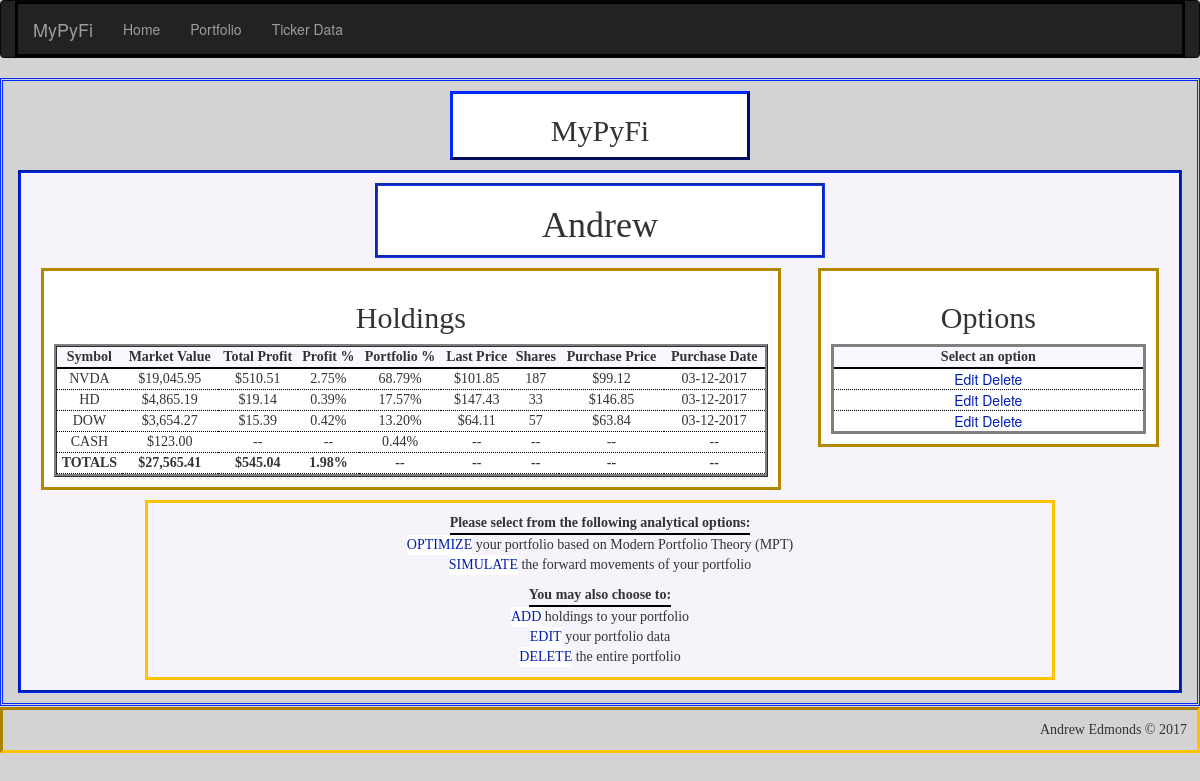
Page /portfolio/Andrew on the committed database.
### app/models.py (models this page shows, shortened)
class Portfolio(db.Model):
    __tablename__ = 'portfolios'
    id = db.Column(db.Integer, primary_key=True, autoincrement=True)
    name = db.Column(db.String(25), unique=True)    # name of portfolio
    cash = db.Column(db.Float)                      # cash holdings within portfolio
    market_value = db.Column(db.Float)              # market value of all holdings + cash
    total_profit = db.Column(db.Float)              # total profits of all holdings
    invested = db.Column(db.Float)                  # total amount invested into holdings - excludes cash holding
    profit_percent = db.Column(db.Float)            # percent return on current amount invested - excludes cash holding
    num_holdings = db.Column(db.Integer)            # total number of holdings in portfolio - excludes cash holding
    holdings = db.relationship('Holding', backref='portfolio', lazy='dynamic')

class Holding(db.Model):
    __tablename__ = 'holdings'
    id = db.Column(db.Integer, primary_key=True, autoincrement=True)
    symbol = db.Column(db.String(6))            # stock symbol
    shares = db.Column(db.Integer)              # number of shares held
    market_value = db.Column(db.Float)          # market value of holding
    purch_date = db.Column(db.Date)             # date holding was purchased
    purch_price = db.Column(db.Float)           # share price on purchase date
    last_price = db.Column(db.Float)            # most recent price from pandas_dataframe module
    total_profit = db.Column(db.Float)          # total profits of holding ($)
    profit_percent = db.Column(db.Float)        # percent profit based on initial amount invested
    portfolio_percent = db.Column(db.Float)     # percent holding makes up of overall portfolio
    last_updated = db.Column(db.String)         # date holding's last_price attribute was updated
    portfolio_id = db.Column(db.Integer, db.ForeignKey('portfolios.id'))

### app/main/views.py (the view)
@main.route('/portfolio/<name>', methods=['GET', 'POST'])
def portfolio(name):
    portfolio = Portfolio.query.filter_by(name=name).first()
    if portfolio is None:
        abort(404)
    else:
        session['portfolio'] = str(portfolio.name)
    holding_data = portfolio.holdings.order_by(Holding.portfolio_percent.desc()).all()
    return render_template('portfolio/portfolio.html', name=name, holding_data=holding_data, cash=portfolio.cash)

### app/templates/portfolio/portfolio.html (shortened to what this page needs)
{% extends "base-detailed.html" %}
{% import "bootstrap/wtf.html" as wtf %}
{% block page_title %}
<h2>
    <center>MyPyFi</center>
</h2>
{% endblock %}
{% block main_title %}
<h1>{{ name }}</h1>
{% endblock %}
{% block main_focus %}
{% if not holding_data|count > 0 %}
<h1>
    <center>No Holdings Found!</center>
</h1>
<p>
<center>There are no holdings saved in the portfolio {{ name }}</center></p>
{% else %}
<h2>
    <center>Holdings</center>
</h2>
<table style="width:100%" id="portfolio_table">
    <tr>
        <th>
            <center>Symbol</center>
        </th>
        <th>
            <center>Market Value</center>
        </th>
        <th>
            <center>Total Profit</center>
        </th>
        <th>
            <center>Profit %</center>
        </th>
        <th>
            <center>Portfolio %</center>
        </th>
        <th>
            <center>Last Price</center>
        </th>
        <th>
            <center>Shares</center>
        </th>
        <th>
            <center>Purchase Price</center>
        </th>
        <th>
            <center>Purchase Date</center>
        </th>
    </tr>
    {% for holding in holding_data %}
    <tr>
        <td>
            <center>{{ holding["symbol"] | upper }}</center>
        </td>
        <td>
            <center>{{ "${:,.2f}".format(holding["last_price"]*holding["shares"]) }}</center>
        </td>
        <td>
            <center>{{ "${:,.2f}".format(holding["total_profit"]) }}</center>
        </td>
        <td>
            <center>{{ "{0:.2f}%".format(holding["profit_percent"]*100) }}</center>
        </td>
        <td>
            <center>{{ "{0:.2f}%".format(holding["portfolio_percent"]*100) }}</center>
        </td>
        <td>
            <center>{{ "${:,.2f}".format(holding["last_price"]) }}</center>
        </td>
        <td>
            <center>{{ holding["shares"] }}</center>
        </td>
        <td>
            <center>{{ "${:,.2f}".format(holding["purch_price"]) }}</center>
        </td>
        <td>
            <center>{{ "{:%m-%d-%Y}".format(holding["purch_date"]) }}</center>
        </td>
    </tr>
    {% endfor %}
        <tr id="cash_row">
        <td>
            <center>CASH</center>
        </td>
        <td>
            <center>{{ "${:,.2f}".format(cash) }}</center>
        </td>
        <td>
            <center>--</center>
        </td>
        <td>
            <center>--
            </center>
        </td>
        <td>
            <center>{{
                "{0:.2f}%".format(100*cash/(holding_data|sum(attribute="market_value")+cash))
                }}
            </center>
        </td>
        <td>
            <center>--
            </center>
        </td>
        <td>
            <center>--
            </center>
        </td>
        <td>
            <center>--
            </center>
        </td>
        <td>
            <center>--
            </center>
        </td>
    </tr>
    <tr id="focus_total_row">
        <td>
            <center>TOTALS</center>
        </td>
        <td>
            <center>{{ "${:,.2f}".format(holding_data|sum(attribute="market_value")) }}</center>
        </td>
        <td>
            <center>{{ "${:,.2f}".format(holding_data|sum(attribute="total_profit")) }}</center>
        </td>
        <td>
            <center>{{
                "{0:.2f}%".format(100*holding_data|sum(attribute="total_profit")/holding_data|sum(attribute="market_value"))
                }}
            </center>
        </td>
        <td>
            <center>--
            </center>
        </td>
        <td>
            <center>--
            </center>
        </td>
        <td>
            <center>--
            </center>
        </td>
        <td>
            <center>--
            </center>
        </td>
        <td>
            <center>--
            </center>
        </td>
    </tr>
</table>
{% endif %}
{% endblock %}
{% block main_options %}
{% if not holding_data|count > 0 %}
<h1>
    <center>No Holdings Found!</center>
</h1>
<p>
<center>There are no holdings saved in the portfolio {{ name }}</center></p>
{% else %}
<h2>
    <center>Options</center>
</h2>
<table style="width:100%" id="options_table">
    <tr>
        <th>
            <center>Select an option</center>
        </th>
    </tr>
    {% for holding in holding_data %}
    <tr>
        <td>
            <a class="button"
               href="{{ url_for('main.holding_edit', name=name, symbol=holding['symbol'], holding_id = holding['id'])}}">Edit</a>
            <a class="button"
               href="{{ url_for('main.holding_delete_ask', name=name, symbol=holding['symbol'], holding_id = holding['id'])}}">Delete</a>
        </td>
    </tr>
    {% endfor %}
</table>
{% endif %}
{% endblock %}
{% block verbage %}
<table style="width:100%" id="verbage_action_table">
    <tr>
        <th>
            <center>Please select from the following analytical options:</center>
        </th>
    </tr>
    <tr>
        <td>
            <a class="button" href="{{ url_for('main.portfolio_optimal_ask', name=name) }}">OPTIMIZE</a>
            your portfolio based on Modern Portfolio Theory (MPT)
        </td>
    </tr>
    <tr>
        <td>
            <a class="button" href="{{ url_for('main.portfolio_simulate_ask', name=name) }}">SIMULATE</a>
            the forward movements of your portfolio
        </td>
    </tr>
</table>
<table style="width:100%" id="verbage_edit_table">
    <tr>
        <th>
            <center>You may also choose to:</center>
        </th>
    </tr>
    <tr>
        <td>
            <a class="button" href="{{ url_for('main.holding_add', name=name) }}">ADD</a>
            holdings to your portfolio
        </td>
    </tr>
    <tr>
        <td>
            <a class="button" href="{{ url_for('main.portfolio_edit', name=name) }}">EDIT</a>
            your portfolio data
        </td>
    </tr>
    <tr>
        <td>
            <a class="button" href="{{ url_for('main.portfolio_delete_ask', name=name) }}">DELETE</a> the entire
            portfolio
        </td>
    </tr>
</table>
{% endblock %}

### app/templates/base-detailed.html (shortened to what this page needs)
{% extends "base.html" %}
{% block head %}
{{ super() }}
<link rel="stylesheet" href="{{ url_for('static',filename='css/style_main.css') }}" type="text/css">
{% endblock %}
{% block main_content %}
<div class="title" id="title">
    {% block page_title %}Page title{% endblock %}
</div>
<div class="container" id="main">
    <div class="title" id="main-title">
        {% block main_title %}Main Title{% endblock %}
    </div>
    <div class="container" id="main-focus">
        {% block main_focus %}Main focus{% endblock %}
    </div>
    <div class="container" id="main-options">
        {% block main_options %}main options{% endblock %}
    </div>
    <div class="container" id="verbage">
        {% block verbage %}verbage{% endblock %}
    </div>
</div>
{% endblock %}

### app/templates/base.html (shortened to what this page needs)
{% extends "bootstrap/base.html" %}
{% block head %}
{{ super() }}
{% endblock %}
{% block navbar %}
<div class="navbar navbar-inverse" role="navigation">
    <div class="container">
        <div class="navbar-header">
            <a class="navbar-brand" href="/">MyPyFi</a>
        </div>
        <div class="navbar-collapse collapse">
            <ul class="nav navbar-nav">
                <li><a href="/">Home</a></li>
                <li><a href="{{ url_for('main.portfolio_main') }}">Portfolio</a></li>
                <li><a href="{{ url_for('main.ticker_data') }}">Ticker Data</a></li>
            </ul>
        </div>
    </div>
</div>
{% endblock %}
{% block content %}
<div class="container" id="complete">
    {% block main_content %}{% endblock %}
</div>
{% block footer %}
<div class="footer" id="footer">
    Andrew Edmonds &copy; 2017
</div>
{% endblock %}
{% endblock %}

### app/static/css/style_main.css (style rules this page uses)
body { background-color: lightgray; }
.title { border-style: ridge; margin-left: auto; margin-right: auto; font-family: "Agency FB"; text-align: center; vertical-align: middle; }
.container { border-style: solid; border-color: black; }
#complete { border-color: #0027FF; border-style: double; margin: auto; padding-top: 10px; padding-bottom: 10px; width: 100%; min-height: 85vh; min-height: 550px; }
#main .container { padding: 10px; }
#title { border-color: #001BB2; border-style: outset; width: 300px; vertical-align: middle; background-color: white; }
#main { background-color: #F7F3FA; border-style: groove; border-color: #0027FF; padding: 10px; margin-top: 10px; margin-left: auto; margin-right: auto; width: 100%; }
#main h2 { font-family: "Palatino Linotype"; }
#main th { font-family: "Bitstream Vera Sans Mono"; border-bottom: 2pt solid black; }
#main-title { border-color: #193CFF; border-style: groove; margin-left: auto; margin-right: auto; width: 450px; height: 75px; background-color: white; }
#main-focus { background-color: white; border-color: #B28800; border-style: solid; margin: 10px; margin-right: auto; width: 65%; float: left; }
#portfolio_table { border-collapse: separate; border-style: ridge; background-color: #F4F1F7; }
#main-focus th { background-color: ghostwhite; }
#main-focus td { font-family: "Felix Titling"; border-bottom: 1pt dotted black; background-color: white; }
#focus_total_row { font-weight: bold; }
#main-options { background-color: white; border-color: #B28800; border-style: solid; margin: 10px; margin-left: 10px; margin-right: 10px; width: 30%; float: right; }
#options_table { text-align: center; border-style: solid; background-color: #F4F1F7; }
#main-options th { background-color: ghostwhite; }
#main-options td { font-family: Verdana, "Helvetica Neue", Arial, Helvetica, Geneva, sans-serif; border-bottom: 1pt dotted black; background-color: white; }
#verbage { border-color: #FFC200; border-style: solid; margin-left: auto; margin-right: auto; padding: 10px; width: 80%; min-height: 100px; clear: both; text-align: center; vertical-align: middle; font-family: "Fira Code"; }
#footer { border-style: inset; border-color: #FFC200; margin-top: 1px; padding: 10px; text-align: right; vertical-align: bottom; font-family: "Trebuchet MS"; clear: both; }
#verbage th { display: inline-block; }
.button { background-color: white; color: #001BB2; border: thin; text-align: center; text-decoration: none; display: inline-block; cursor: pointer; }

### rows in the picture
Portfolio: name "Andrew", cash "$123.00"
Holding: symbol "NVDA", holding['last_price']*holding['shares'] "$19,045.95", total_profit "$510.51", holding['profit_percent']*100 "2.75%", holding['portfolio_percent']*100 "68.79%", last_price "$101.85", shares "187", purch_price "$99.12", purch_date "03-12-2017"
Holding: symbol "HD", holding['last_price']*holding['shares'] "$4,865.19", total_profit "$19.14", holding['profit_percent']*100 "0.39%", holding['portfolio_percent']*100 "17.57%", last_price "$147.43", shares "33", purch_price "$146.85", purch_date "03-12-2017"
Holding: symbol "DOW", holding['last_price']*holding['shares'] "$3,654.27", total_profit "$15.39", holding['profit_percent']*100 "0.42%", holding['portfolio_percent']*100 "13.20%", last_price "$64.11", shares "57", purch_price "$63.84", purch_date "03-12-2017"

### other values in the picture
{{ "${:,.2f}".format(holding_data|sum(attribute="market_value")) }} "$27,565.41"
{{ "${:,.2f}".format(holding_data|sum(attribute="total_profit")) }} "$545.04"
